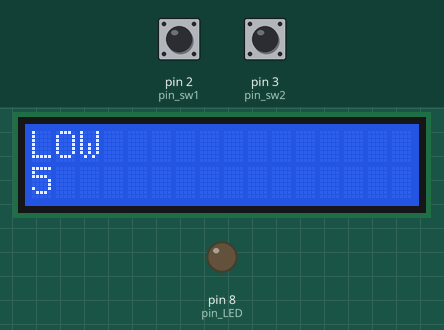
A sketch run on a simulated Arduino Uno, built with avr-gcc and run on an emulated ATmega328P. On the bench: 16×2 character LCD, output pins drawn as LEDs (lit = HIGH). Inputs (shaded band) come from the test bench; at power-on: pin 2 (pin_sw1) HIGH, pin 3 (pin_sw2) HIGH.

Above: at 1.2 s.
1.3 s: pin 2 (pin_sw1) pulled LOW for 0.15 s
At 1.41 s:
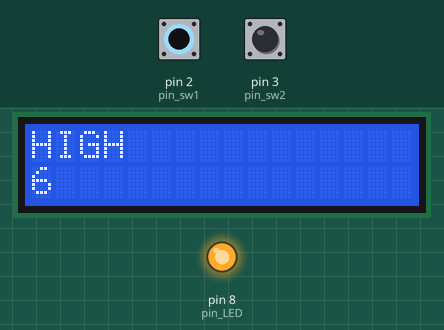
2.0 s: pin 3 (pin_sw2) pulled LOW for 0.15 s
At 2.24 s:
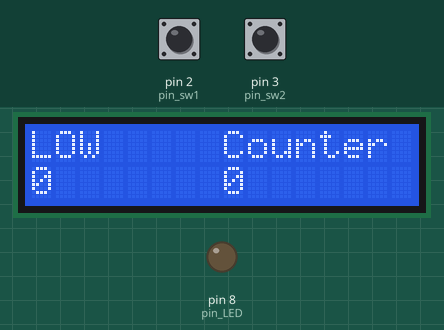
2.7 s: pin 2 (pin_sw1) pulled LOW for 1 s
At 2.86 s:
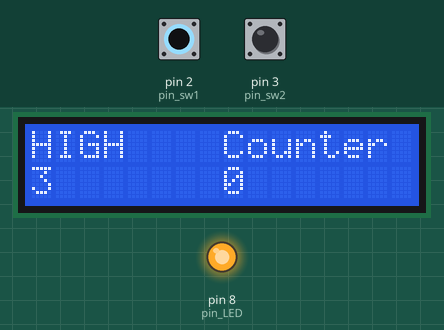
4.3 s: pin 3 (pin_sw2) pulled LOW for 1 s
At 4.53 s:
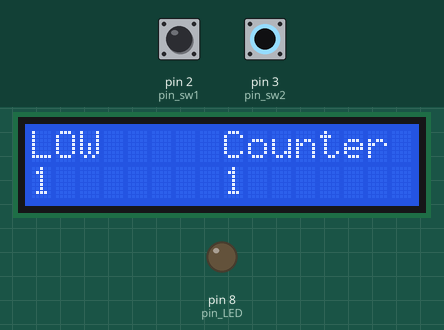
Timing chart, 0 to 6.9 s (numbered marks = the images above; inputs shaded):
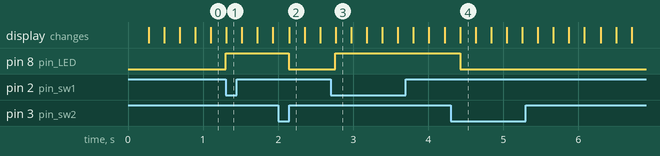

The sketch:

LV13_ZAD06.ino
```cpp
#include <Wire.h>
#include <LiquidCrystal_I2C.h>

LiquidCrystal_I2C lcd(0x27, 16, 2);

int pin_sw1= 2;
int pin_sw2 = 3;
int pin_LED = 8;
bool state = LOW;

volatile unsigned int counter = 0;

void setup() {
  pinMode(pin_sw1, INPUT_PULLUP);
  pinMode(pin_sw2, INPUT_PULLUP);
  pinMode(pin_LED, OUTPUT);

  attachInterrupt(digitalPinToInterrupt(pin_sw1), led_on, FALLING);
  attachInterrupt(digitalPinToInterrupt(pin_sw2), led_off, FALLING);
  interrupts();

  lcd.begin();
  lcd.backlight();
}


void loop() {

  for(int i=0; i<=9; i++){
    lcd.setCursor(0, 1);
    lcd.print(i);
    lcd_and_led();
    delay(200);
  }
  lcd.setCursor(8,0);
  lcd.print("Counter");
  lcd.setCursor(8,1);
  lcd.print(counter);
  lcd.print("  ");
}

void led_on(){
  state = HIGH;
  counter++;
}

void led_off(){
  state = LOW;
  (counter>0) ? counter-- : counter=counter;

}

void lcd_and_led(){
  digitalWrite(pin_LED, state);

  if(state){
    lcd.setCursor(0, 0);
    lcd.print("HIGH");
  }
  else{
    lcd.setCursor(0, 0);
    lcd.print("LOW ");
  }
}
```

Measured:
- after the input at 1.3 s, pin 8 (pin_LED): LOW → HIGH at once; the display: changes at once (image 1)
- after the input at 2.0 s, pin 8 (pin_LED): HIGH → LOW after 0.14 s; the display: changes after 0.15 s (image 2)
- after the input at 2.7 s, pin 8 (pin_LED): LOW → HIGH after 0.06 s; the display: changes after 0.07 s (image 3)
- after the input at 4.3 s, pin 8 (pin_LED): HIGH → LOW after 0.12 s; the display: changes after 0.13 s (image 4)
